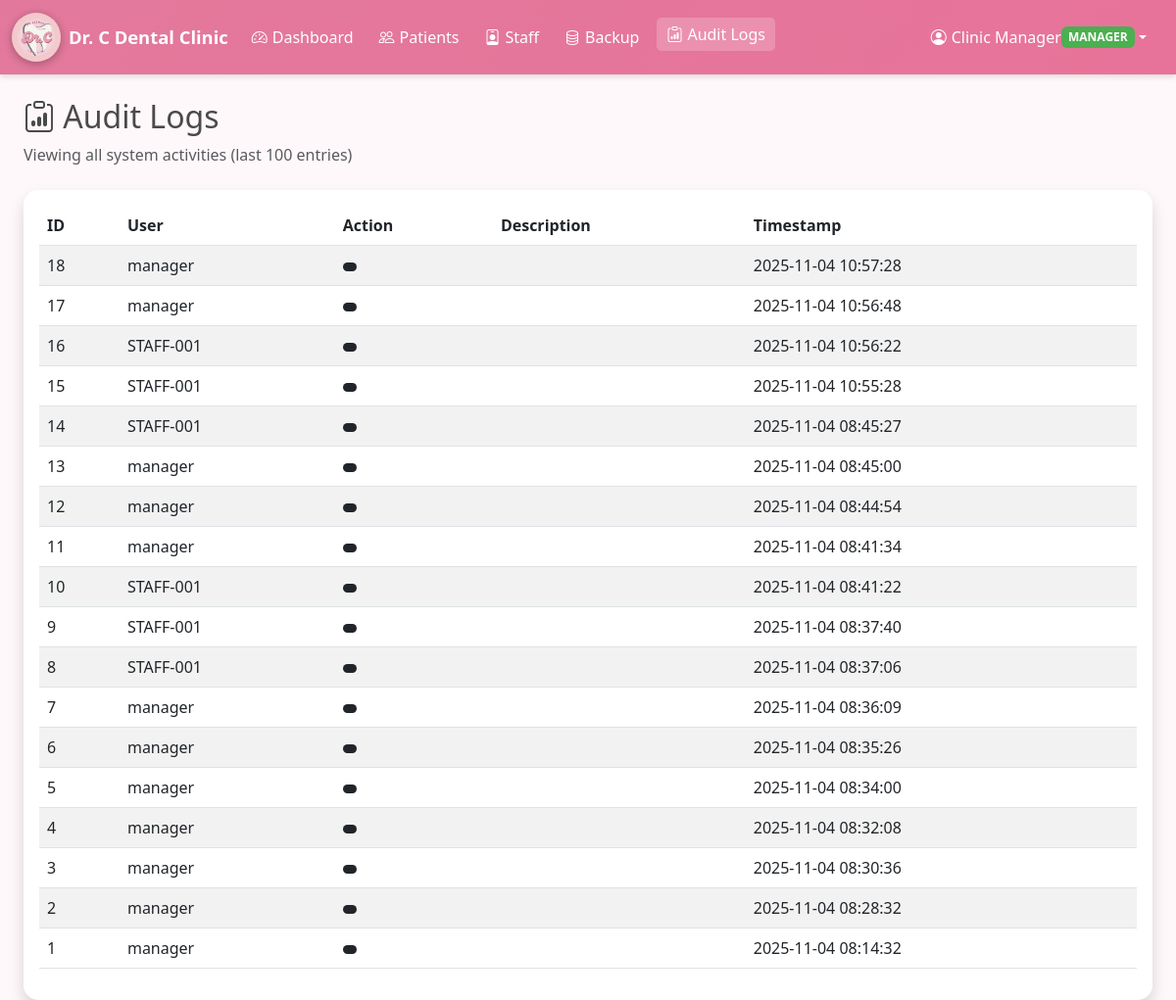
Before: /audit_logs (signed in) with the older database file.
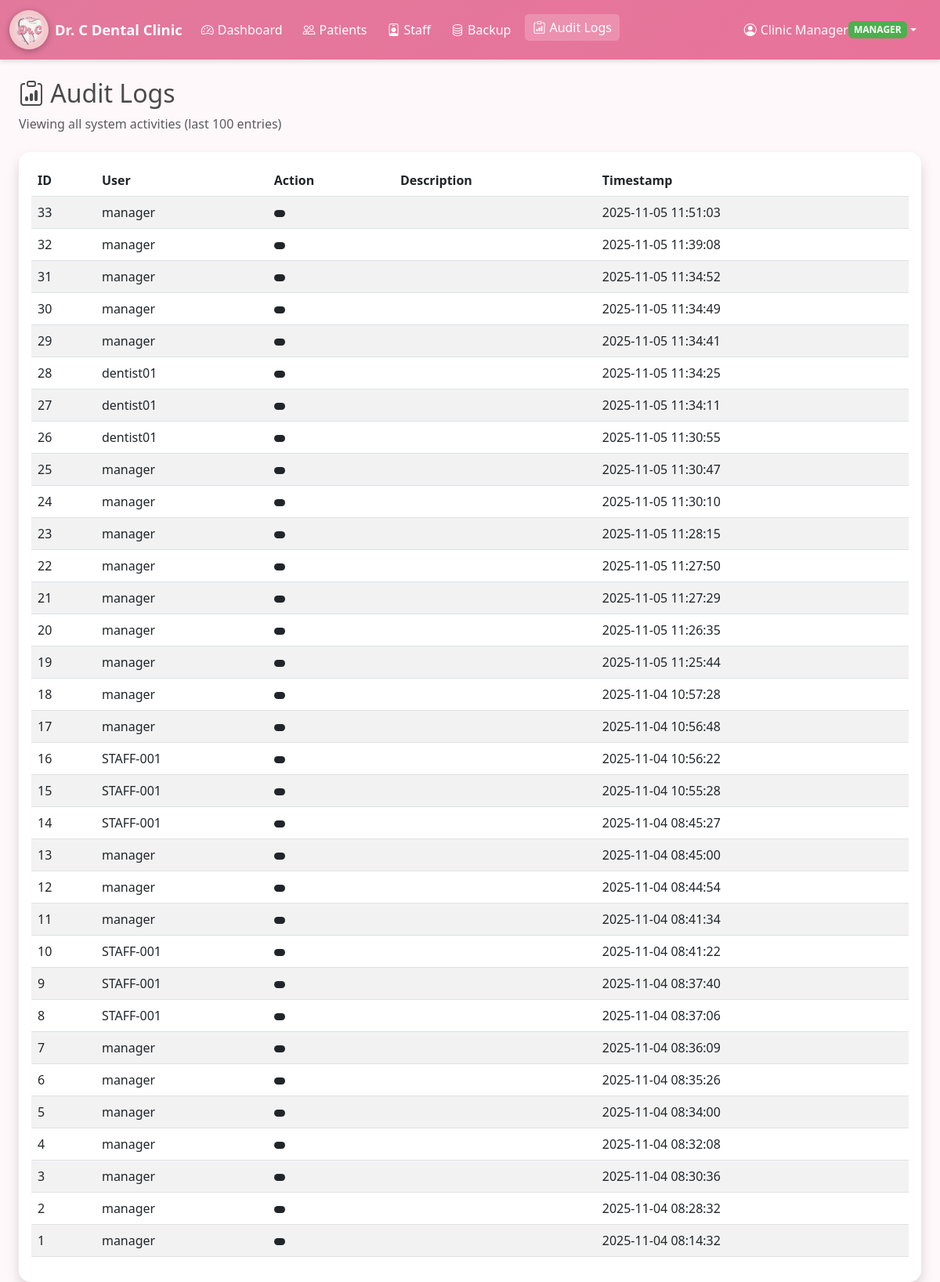
After: the same page with the newer database file.
### tables this page shows
CREATE TABLE users (
            id INTEGER PRIMARY KEY AUTOINCREMENT,
            username TEXT UNIQUE NOT NULL,
            password_hash TEXT NOT NULL,
            full_name TEXT,
            email TEXT,
            role TEXT NOT NULL CHECK(role IN ('manager','staff','dentist','admin')),
            is_active INTEGER DEFAULT 1,
            created_at TIMESTAMP DEFAULT CURRENT_TIMESTAMP
        );

CREATE TABLE audit_logs (
            id INTEGER PRIMARY KEY AUTOINCREMENT,
            user_id INTEGER,
            username TEXT,
            action_type TEXT,
            details TEXT,
            timestamp TIMESTAMP DEFAULT CURRENT_TIMESTAMP
        );

### app.py (the view)
@app.route("/audit_logs")
@login_required
def audit_logs():
    with get_db_connection() as conn:
        if current_user.is_manager():
            logs = conn.execute("SELECT * FROM audit_logs ORDER BY timestamp DESC LIMIT 100").fetchall()
        else:
            logs = conn.execute(
                "SELECT * FROM audit_logs WHERE user_id=? ORDER BY timestamp DESC LIMIT 100",
                (current_user.id,)
            ).fetchall()
    logs = [dict(l) for l in logs]
    return render_template("audit_logs.html", logs=logs)

### app.py (called while the page is built)
@login_manager.user_loader
def load_user(user_id: str) -> Optional[User]:
    return User.get_by_id(int(user_id))

### models.py (called while the page is built)
def get_db_connection() -> sqlite3.Connection:
    conn = sqlite3.connect(Config.DATABASE_NAME)
    conn.row_factory = sqlite3.Row
    return conn

    @property
    def is_active(self) -> bool:
        return bool(self.is_active_flag)

    def is_manager(self) -> bool:
        return self.role == "manager"

    @staticmethod
    def get_by_id(user_id: int) -> Optional["User"]:
        with get_db_connection() as conn:
            row = conn.execute("SELECT * FROM users WHERE id = ?", (user_id,)).fetchone()
        if row:
            return User(
                int(row["id"]),
                str(row["username"]),
                str(row["password_hash"]),
                str(row["role"]),
                str(row["full_name"]) if row["full_name"] else None,
                str(row["email"]) if row["email"] else None,
                int(row["is_active"]),
            )
        return None

### templates/audit_logs.html (shortened to what this page needs)
{% extends "base.html" %}
{% block content %}
<div class="container-fluid">
    <div class="mb-4">
        <h2><i class="bi bi-clipboard-data"></i> Audit Logs</h2>
        <p class="text-muted">
            {% if current_user.is_manager() %}
            Viewing all system activities (last 100 entries)
            {% else %}
            Viewing your activities (last 100 entries)
            {% endif %}
        </p>
    </div>
    <div class="card shadow">
        <div class="card-body">
            <div class="table-responsive">
                <table class="table table-striped table-hover">
                    <thead>
                        <tr>
                            <th>ID</th>
                            <th>User</th>
                            <th>Action</th>
                            <th>Description</th>
                            <th>Timestamp</th>
                        </tr>
                    </thead>
                    <tbody>
                        {% for log in logs %}
                        <tr>
                            <td>{{ log.id }}</td>
                            <td>{{ log.username }}</td>
                            <td>
                                <span class="badge
                                    {% if 'LOGIN' in log.action %}bg-success
                                    {% elif 'LOGOUT' in log.action %}bg-secondary
                                    {% elif 'DELETE' in log.action %}bg-danger
                                    {% elif 'ADD' in log.action %}bg-primary
                                    {% elif 'EDIT' in log.action %}bg-warning
                                    {% elif 'BACKUP' in log.action %}bg-info
                                    {% else %}bg-dark
                                    {% endif %}">
                                </span>
                            </td>
                            <td>{{ log.description }}</td>
                            <td>{{ log.timestamp }}</td>
                        </tr>
                        {% else %}
                        <tr>
                            <td colspan="5" class="text-center text-muted">No activity logs found</td>
                        </tr>
                        {% endfor %}
                    </tbody>
                </table>
            </div>
        </div>
    </div>
</div>
{% endblock %}

### templates/base.html (shortened to what this page needs)
<!DOCTYPE html>
<html lang="en">
<head>
    <link href="https://cdn.jsdelivr.net/npm/bootstrap@5.3.0/dist/css/bootstrap.min.css" rel="stylesheet">
    <link rel="stylesheet" href="https://cdn.jsdelivr.net/npm/bootstrap-icons@1.11.0/font/bootstrap-icons.css">
    <link rel="stylesheet" href="{{ url_for('static', filename='css/style.css') }}">
</head>
<body>
    {% if current_user.is_authenticated %}
    <nav class="navbar navbar-expand-lg navbar-dark bg-primary">
        <div class="container-fluid">
            <a class="navbar-brand d-flex align-items-center" href="{{ url_for('dashboard') }}">
                <img src="{{ url_for('static', filename='images/dental_logo_dashboard.png') }}"
                     alt="Dental Logo" class="navbar-logo me-2">
                <span>Dr. C Dental Clinic</span>
            </a>
            <div class="collapse navbar-collapse" id="navbarNav">
                <ul class="navbar-nav me-auto">
                    <li class="nav-item">
                        <a class="nav-link {% if request.endpoint == 'dashboard' %}active{% endif %}" href="{{ url_for('dashboard') }}">
                            <i class="bi bi-speedometer2"></i> Dashboard
                        </a>
                    </li>
                    <li class="nav-item">
                        <a class="nav-link {% if request.endpoint in ['patients', 'add_patient', 'edit_patient', 'view_patient'] %}active{% endif %}" href="{{ url_for('patients') }}">
                            <i class="bi bi-people"></i> Patients
                        </a>
                    </li>
                    {% if current_user.is_manager() %}
                    <li class="nav-item">
                        <a class="nav-link {% if request.endpoint in ['staff', 'add_staff', 'edit_staff'] %}active{% endif %}" href="{{ url_for('staff') }}">
                            <i class="bi bi-person-badge"></i> Staff
                        </a>
                    </li>
                    <li class="nav-item">
                        <a class="nav-link {% if request.endpoint == 'backup' %}active{% endif %}" href="{{ url_for('backup') }}">
                            <i class="bi bi-database"></i> Backup
                        </a>
                    </li>
                    {% endif %}
                    <li class="nav-item">
                        <a class="nav-link {% if request.endpoint == 'audit_logs' %}active{% endif %}" href="{{ url_for('audit_logs') }}">
                            <i class="bi bi-clipboard-data"></i> Audit Logs
                        </a>
                    </li>
                </ul>
                <ul class="navbar-nav">
                    <li class="nav-item dropdown">
                        <a class="nav-link dropdown-toggle" href="#" id="userDropdown" role="button" data-bs-toggle="dropdown">
                            <i class="bi bi-person-circle"></i> {{ current_user.full_name }}
                            <span class="badge bg-role">{{ current_user.role|upper }}</span>
                        </a>
                    </li>
                </ul>
            </div>
        </div>
    </nav>
    {% endif %}
    <div class="{% if current_user.is_authenticated %}container-fluid mt-4{% endif %}">
        {% block content %}{% endblock %}
    </div>
</body>
</html>

### static/css/style.css (style rules this page uses)
:root { --primary-color: #e2799c; --secondary-color: #e8739a; --accent-color: #ffd4e5; --background-color: #fff8fb; --text-color: #4a4a4a; --light-shadow: rgba(116, 106, 106, 0.1); --pink-hover: #c23d6a; }
body { font-family: 'Segoe UI', Tahoma, Geneva, Verdana, sans-serif; background-color: var(--background-color); color: var(--text-color); margin: 0; min-height: 100vh; overflow-x: hidden; }
.navbar { background: linear-gradient(135deg, var(--primary-color), var(--secondary-color)) !important; box-shadow: 0 2px 6px rgba(0, 0, 0, 0.15); }
.navbar-brand { font-weight: 700; font-size: 1.15rem; display: flex; align-items: center; color: white !important; }
.navbar-brand img { height: 50px; width: 50px; margin-right: 10px; border-radius: 50%; object-fit: contain; background-color: rgba(245, 210, 210, 0.9); box-shadow: 0 2px 8px rgba(0, 0, 0, 0.3); padding: 3px; }
.navbar-nav .nav-link { color: #ffffff !important; font-weight: 500; margin-right: 10px; display: flex; align-items: center; }
.navbar-nav .nav-link i { margin-right: 5px; }
.navbar-nav .nav-link.active { background-color: rgba(255, 255, 255, 0.2); border-radius: 5px; padding: 5px 10px; }
.navbar .dropdown-toggle { color: #fff !important; }
.card { border: none; border-radius: 15px; box-shadow: 0 3px 10px rgba(0, 0, 0, 0.1); }
.bg-role { background-color: #4caf50; color: white; }
.table { color: var(--text-color); }
.table thead { background-color: #f8f9fa; }
.badge { padding: 0.4em 0.6em; border-radius: 6px; }

Changed rows visible on the page:
added audit_logs: id "33", username "manager", timestamp "2025-11-05 11:51:03"
added audit_logs: id "32", username "manager", timestamp "2025-11-05 11:39:08"
added audit_logs: id "31", username "manager", timestamp "2025-11-05 11:34:52"
added audit_logs: id "30", username "manager", timestamp "2025-11-05 11:34:49"
added audit_logs: id "29", username "manager", timestamp "2025-11-05 11:34:41"
added audit_logs: id "28", username "dentist01", timestamp "2025-11-05 11:34:25"
added audit_logs: id "27", username "dentist01", timestamp "2025-11-05 11:34:11"
added audit_logs: id "26", username "dentist01", timestamp "2025-11-05 11:30:55"
added audit_logs: id "25", username "manager", timestamp "2025-11-05 11:30:47"
added audit_logs: id "24", username "manager", timestamp "2025-11-05 11:30:10"
added audit_logs: id "23", username "manager", timestamp "2025-11-05 11:28:15"
added audit_logs: id "22", username "manager", timestamp "2025-11-05 11:27:50"
added audit_logs: id "21", username "manager", timestamp "2025-11-05 11:27:29"
added audit_logs: id "20", username "manager", timestamp "2025-11-05 11:26:35"
added audit_logs: id "19", username "manager", timestamp "2025-11-05 11:25:44"
